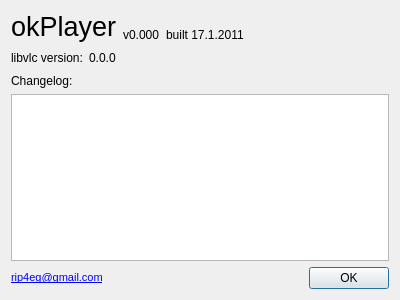
<?xml version="1.0" encoding="UTF-8"?>
<ui version="4.0">
 <class>aboutDialog</class>
 <widget class="QDialog" name="aboutDialog">
  <property name="windowModality">
   <enum>Qt::NonModal</enum>
  </property>
  <property name="geometry">
   <rect>
    <x>0</x>
    <y>0</y>
    <width>400</width>
    <height>300</height>
   </rect>
  </property>
  <property name="minimumSize">
   <size>
    <width>370</width>
    <height>250</height>
   </size>
  </property>
  <property name="windowTitle">
   <string>About okPlayer</string>
  </property>
  <property name="modal">
   <bool>true</bool>
  </property>
  <layout class="QVBoxLayout" name="verticalLayout">
   <item>
    <layout class="QHBoxLayout" name="horizontalLayout_2">
     <item>
      <widget class="QLabel" name="label">
       <property name="sizePolicy">
        <sizepolicy hsizetype="Fixed" vsizetype="Preferred">
         <horstretch>0</horstretch>
         <verstretch>0</verstretch>
        </sizepolicy>
       </property>
       <property name="text">
        <string>&lt;!DOCTYPE HTML PUBLIC &quot;-//W3C//DTD HTML 4.0//EN&quot; &quot;http://www.w3.org/TR/REC-html40/strict.dtd&quot;&gt;
&lt;html&gt;&lt;head&gt;&lt;meta name=&quot;qrichtext&quot; content=&quot;1&quot; /&gt;&lt;style type=&quot;text/css&quot;&gt;
p, li { white-space: pre-wrap; }
&lt;/style&gt;&lt;/head&gt;&lt;body style=&quot; font-family:'MS Shell Dlg 2'; font-size:8.25pt; font-weight:400; font-style:normal;&quot;&gt;
&lt;p style=&quot; margin-top:0px; margin-bottom:0px; margin-left:0px; margin-right:0px; -qt-block-indent:0; text-indent:0px;&quot;&gt;&lt;span style=&quot; font-size:20pt;&quot;&gt;okPlayer&lt;/span&gt;&lt;/p&gt;&lt;/body&gt;&lt;/html&gt;</string>
       </property>
       <property name="alignment">
        <set>Qt::AlignBottom|Qt::AlignLeading|Qt::AlignLeft</set>
       </property>
      </widget>
     </item>
     <item>
      <widget class="QLabel" name="label_4">
       <property name="sizePolicy">
        <sizepolicy hsizetype="Fixed" vsizetype="Preferred">
         <horstretch>0</horstretch>
         <verstretch>0</verstretch>
        </sizepolicy>
       </property>
       <property name="text">
        <string>&lt;!DOCTYPE HTML PUBLIC &quot;-//W3C//DTD HTML 4.0//EN&quot; &quot;http://www.w3.org/TR/REC-html40/strict.dtd&quot;&gt;
&lt;html&gt;&lt;head&gt;&lt;meta name=&quot;qrichtext&quot; content=&quot;1&quot; /&gt;&lt;style type=&quot;text/css&quot;&gt;
p, li { white-space: pre-wrap; }
&lt;/style&gt;&lt;/head&gt;&lt;body style=&quot; font-family:'MS Shell Dlg 2'; font-size:7.8pt; font-weight:400; font-style:normal;&quot;&gt;
&lt;p style=&quot; margin-top:0px; margin-bottom:0px; margin-left:0px; margin-right:0px; -qt-block-indent:0; text-indent:0px;&quot;&gt;&lt;span style=&quot; font-size:9pt;&quot;&gt;v0.000&lt;/span&gt;&lt;/p&gt;&lt;/body&gt;&lt;/html&gt;</string>
       </property>
       <property name="alignment">
        <set>Qt::AlignBottom|Qt::AlignLeading|Qt::AlignLeft</set>
       </property>
       <property name="margin">
        <number>0</number>
       </property>
      </widget>
     </item>
     <item>
      <widget class="QLabel" name="label_5">
       <property name="text">
        <string>&lt;!DOCTYPE HTML PUBLIC &quot;-//W3C//DTD HTML 4.0//EN&quot; &quot;http://www.w3.org/TR/REC-html40/strict.dtd&quot;&gt;
&lt;html&gt;&lt;head&gt;&lt;meta name=&quot;qrichtext&quot; content=&quot;1&quot; /&gt;&lt;style type=&quot;text/css&quot;&gt;
p, li { white-space: pre-wrap; }
&lt;/style&gt;&lt;/head&gt;&lt;body style=&quot; font-family:'MS Shell Dlg 2'; font-size:7.8pt; font-weight:400; font-style:normal;&quot;&gt;
&lt;p style=&quot; margin-top:0px; margin-bottom:0px; margin-left:0px; margin-right:0px; -qt-block-indent:0; text-indent:0px;&quot;&gt;&lt;span style=&quot; font-size:9pt;&quot;&gt;built 17.1.2011&lt;/span&gt;&lt;/p&gt;&lt;/body&gt;&lt;/html&gt;</string>
       </property>
       <property name="alignment">
        <set>Qt::AlignBottom|Qt::AlignLeading|Qt::AlignLeft</set>
       </property>
      </widget>
     </item>
    </layout>
   </item>
   <item>
    <layout class="QHBoxLayout" name="horizontalLayout_3">
     <item>
      <widget class="QLabel" name="label_2">
       <property name="text">
        <string>libvlc version:</string>
       </property>
      </widget>
     </item>
     <item>
      <widget class="QLabel" name="libvlcLabel">
       <property name="text">
        <string>0.0.0</string>
       </property>
      </widget>
     </item>
     <item>
      <spacer name="horizontalSpacer_2">
       <property name="orientation">
        <enum>Qt::Horizontal</enum>
       </property>
       <property name="sizeHint" stdset="0">
        <size>
         <width>40</width>
         <height>20</height>
        </size>
       </property>
      </spacer>
     </item>
    </layout>
   </item>
   <item>
    <widget class="QLabel" name="changelogLabel">
     <property name="text">
      <string>Changelog:</string>
     </property>
    </widget>
   </item>
   <item>
    <widget class="QTextBrowser" name="changelogText">
     <property name="html">
      <string>&lt;!DOCTYPE HTML PUBLIC &quot;-//W3C//DTD HTML 4.0//EN&quot; &quot;http://www.w3.org/TR/REC-html40/strict.dtd&quot;&gt;
&lt;html&gt;&lt;head&gt;&lt;meta name=&quot;qrichtext&quot; content=&quot;1&quot; /&gt;&lt;style type=&quot;text/css&quot;&gt;
p, li { white-space: pre-wrap; }
&lt;/style&gt;&lt;/head&gt;&lt;body style=&quot; font-family:'MS Shell Dlg 2'; font-size:7.8pt; font-weight:400; font-style:normal;&quot;&gt;
&lt;p style=&quot;-qt-paragraph-type:empty; margin-top:0px; margin-bottom:0px; margin-left:0px; margin-right:0px; -qt-block-indent:0; text-indent:0px; font-size:8pt;&quot;&gt;&lt;/p&gt;
&lt;p style=&quot;-qt-paragraph-type:empty; margin-top:0px; margin-bottom:0px; margin-left:0px; margin-right:0px; -qt-block-indent:0; text-indent:0px; font-size:8pt;&quot;&gt;&lt;/p&gt;&lt;/body&gt;&lt;/html&gt;</string>
     </property>
    </widget>
   </item>
   <item>
    <layout class="QHBoxLayout" name="horizontalLayout">
     <item>
      <widget class="QLabel" name="label_3">
       <property name="text">
        <string>&lt;!DOCTYPE HTML PUBLIC &quot;-//W3C//DTD HTML 4.0//EN&quot; &quot;http://www.w3.org/TR/REC-html40/strict.dtd&quot;&gt;
&lt;html&gt;&lt;head&gt;&lt;meta name=&quot;qrichtext&quot; content=&quot;1&quot; /&gt;&lt;style type=&quot;text/css&quot;&gt;
p, li { white-space: pre-wrap; }
&lt;/style&gt;&lt;/head&gt;&lt;body style=&quot; font-family:'MS Shell Dlg 2'; font-size:8.25pt; font-weight:400; font-style:normal;&quot;&gt;
&lt;p style=&quot; margin-top:0px; margin-bottom:0px; margin-left:0px; margin-right:0px; -qt-block-indent:0; text-indent:0px;&quot;&gt;&lt;a href=&quot;mailto:rip4eg@gmail.com&quot;&gt;&lt;span style=&quot; font-size:8pt; text-decoration: underline; color:#0000ff;&quot;&gt;rip4eg@gmail.com&lt;/span&gt;&lt;/a&gt;&lt;/p&gt;&lt;/body&gt;&lt;/html&gt;</string>
       </property>
      </widget>
     </item>
     <item>
      <spacer name="horizontalSpacer">
       <property name="orientation">
        <enum>Qt::Horizontal</enum>
       </property>
       <property name="sizeHint" stdset="0">
        <size>
         <width>40</width>
         <height>20</height>
        </size>
       </property>
      </spacer>
     </item>
     <item>
      <widget class="QPushButton" name="pushButton">
       <property name="text">
        <string>OK</string>
       </property>
       <property name="flat">
        <bool>false</bool>
       </property>
      </widget>
     </item>
    </layout>
   </item>
  </layout>
 </widget>
 <resources/>
 <connections/>
</ui>
